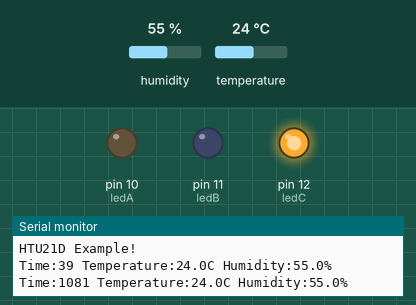
This sketch was run on a simulated Arduino Uno, built with avr-gcc and run on an emulated ATmega328P. Parts: output pins drawn as LEDs (lit = HIGH), the last lines printed to the serial monitor. The test bench sets the inputs (shaded band); at power-on: humidity 55 %, temperature 24 °C.

Above: at 1.8 s.
1.9 s: humidity set to 47 %
4.3 s: humidity set to 44 %
At 7.2 s:
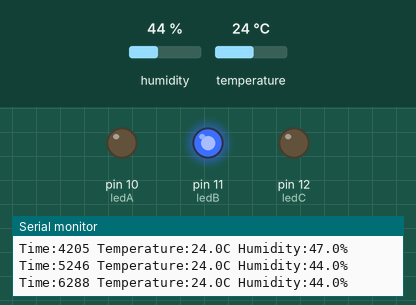
7.7 s: humidity set to 35 %
10.5 s: humidity set to 32 %
At 13.6 s:
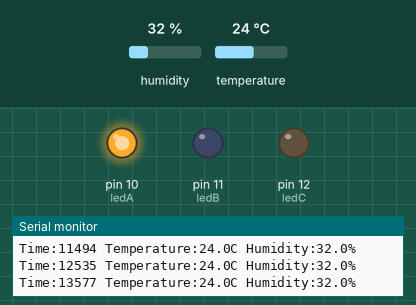
13.9 s: humidity set to 40 %
At 16.8 s:
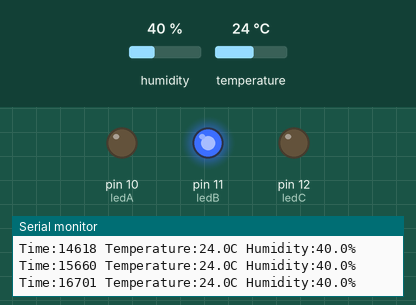
17.1 s: humidity set to 22 %
At 20.2 s:
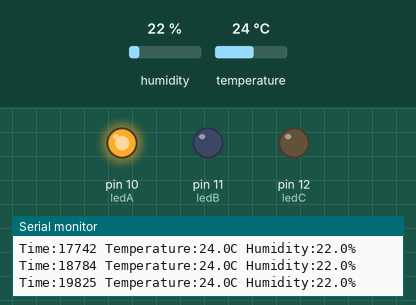
Timing chart, 0 to 21.2 s (numbered marks = the images above; inputs shaded):
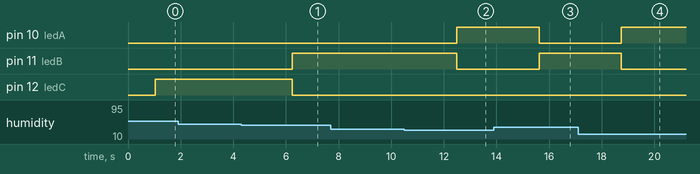

Measured:
- the behaviour switches between 46 and 45 % on humidity (found by bisection; images 0 and 1)
- the behaviour switches between 34 and 33 % on humidity (found by bisection; images 1 and 2)
- after the input at 4.3 s, pin 11 (ledB): LOW → HIGH after 1.9 s; pin 12 (ledC): HIGH → LOW after 1.9 s
- after the input at 10.5 s, pin 10 (ledA): LOW → HIGH after 2.0 s; pin 11 (ledB): HIGH → LOW after 2.0 s
- after the input at 13.9 s, pin 10 (ledA): HIGH → LOW after 1.7 s; pin 11 (ledB): LOW → HIGH after 1.7 s
- after the input at 17.1 s, pin 10 (ledA): LOW → HIGH after 1.6 s; pin 11 (ledB): HIGH → LOW after 1.6 s

The sketch:

HumidityWLights.ino
```cpp
// (licence header left out)
#include <Wire.h>
#include "HTU21D.h"

//Create an instance of the object
HTU21D myHumidity;
//lights added
int ledA = 10;
int ledB = 11;
int ledC = 12;
void setup()
{
  Serial.begin(9600);
  Serial.println("HTU21D Example!");

  myHumidity.begin();

  pinMode(ledA, OUTPUT);
  pinMode(ledB, OUTPUT);
  pinMode(ledC, OUTPUT);
}

void loop()
{
  float humd = myHumidity.readHumidity();
  float temp = myHumidity.readTemperature();

  Serial.print("Time:");
  Serial.print(millis());
  Serial.print(" Temperature:");
  Serial.print(temp, 1);
  Serial.print("C");
  Serial.print(" Humidity:");
  Serial.print(humd, 1);
  Serial.print("%");

  Serial.println();
  delay(1000);

    if(humd > 0 && humd <= 33){ //Humidity between 0-33%

      digitalWrite(ledA, HIGH);
      digitalWrite(ledB, LOW);
      digitalWrite(ledC, LOW);

  }else if(humd >= 33 && humd <= 45){ //Humidity between 34-66%

      digitalWrite(ledB, HIGH);
      digitalWrite(ledC, LOW);
      digitalWrite(ledA, LOW);

  }else if(humd >= 46 && humd <= 100){ //Humidity between 67-100%

      digitalWrite(ledC, HIGH);
      digitalWrite(ledA, LOW);
      digitalWrite(ledB, LOW);
  }
}
```
